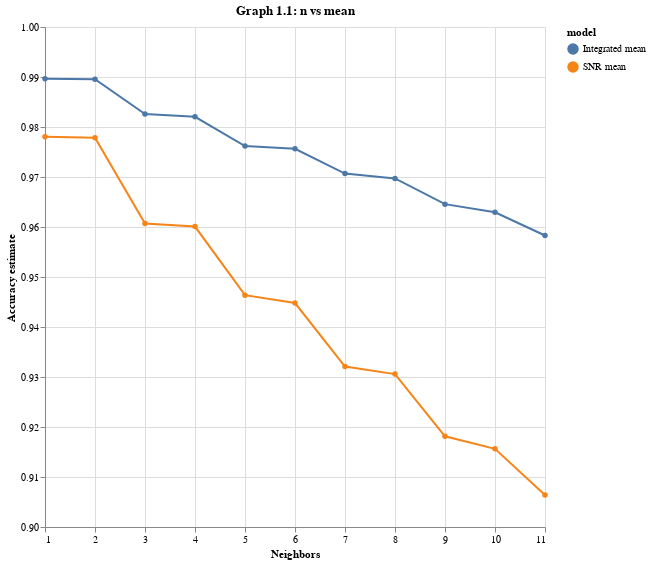

The notebook cell saved with this chart:
### Markdown cell above
## Graphing our Findings:
We first add another column to `accuracies_grid_integrated` and `accuracies_grid_snr` indicating whether we're looking at the integrated mean, or the snr mean. We later use this in the color section of `mark_line` as the titles for the blue and orange graphs as can be seen below. We use a `mark_line` since we're trying to see a trend between the different n values which in this case is decreasing starting from n=1.

### Code cell
accuracies_grid_integrated['model'] = 'Integrated mean'
accuracies_grid_snr['model'] = 'SNR mean'

accuracy_vs_k_integrated = alt.Chart(accuracies_grid_integrated, title="Graph 1.1: n vs mean").mark_line(point=True).encode(
    x=alt.X("param_kneighborsclassifier__n_neighbors").title("Neighbors"),
    y=alt.Y("mean_test_score")
        .scale(domain=(0.9, 1))
        .title("Accuracy estimate"),
    color=alt.Color("model")
)+ alt.Chart(accuracies_grid_snr).mark_line(point=True).encode(
    x=alt.X("param_kneighborsclassifier__n_neighbors").title("Neighbors"),
    y=alt.Y("mean_test_score")
        .scale(domain=(0.9, 1))
        .title("Accuracy estimate"),
    color=alt.Color("model")
).properties(width = 500, height = 500)
accuracy_vs_k_integrated

### Figure 1 — Vega-Lite specification as saved in the notebook (floating-point values rounded to 4 significant figures)
{"config": {"view": {"continuousWidth": 300, "continuousHeight": 300}}, "layer": [{"data": {"name": "data-1b4c0dc9c839a41e972b577230933ee0"}, "mark": {"type": "line", "point": true}, "encoding": {"color": {"field": "model", "type": "nominal"}, "x": {"field": "param_kneighborsclassifier__n_neighbors", "title": "Neighbors", "type": "quantitative"}, "y": {"field": "mean_test_score", "scale": {"domain": [0.9, 1]}, "title": "Accuracy estimate", "type": "quantitative"}}, "title": "Graph 1.1: n vs mean"}, {"data": {"name": "data-db188d8f6d003d652dc09521e131c489"}, "mark": {"type": "line", "point": true}, "encoding": {"color": {"field": "model", "type": "nominal"}, "x": {"field": "param_kneighborsclassifier__n_neighbors", "title": "Neighbors", "type": "quantitative"}, "y": {"field": "mean_test_score", "scale": {"domain": [0.9, 1]}, "title": "Accuracy estimate", "type": "quantitative"}}}], "height": 500, "width": 500, "$schema": "https://vega.github.io/schema/vega-lite/v5.15.1.json", "datasets": {"data-1b4c0dc9c839a41e972b577230933ee0": [{"mean_fit_time": 0.05832, "std_fit_time": 0.003955, "mean_score_time": 0.1407, "std_score_time": 0.008591, "param_kneighborsclassifier__n_neighbors": 1, "params": {"kneighborsclassifier__n_neighbors": 1}, "split0_test_score": 0.9905, "split1_test_score": 0.9892, "split2_test_score": 0.9883, "split3_test_score": 0.9923, "split4_test_score": 0.9877, "split5_test_score": 0.988, "split6_test_score": 0.988, "split7_test_score": 0.9923, "split8_test_score": 0.9938, "split9_test_score": 0.9865, "mean_test_score": 0.9897, "std_test_score": 0.002319, "rank_test_score": 1, "model": "Integrated mean"}, {"mean_fit_time": 0.05991, "std_fit_time": 0.004648, "mean_score_time": 0.1457, "std_score_time": 0.003104, "param_kneighborsclassifier__n_neighbors": 2, "params": {"kneighborsclassifier__n_neighbors": 2}, "split0_test_score": 0.9905, "split1_test_score": 0.9892, "split2_test_score": 0.9883, "split3_test_score": 0.9923, "split4_test_score": 0.9877, "split5_test_score": 0.9874, "split6_test_score": 0.9877, "split7_test_score": 0.9923, "split8_test_score": 0.9935, "split9_test_score": 0.9865, "mean_test_score": 0.9895, "std_test_score": 0.002338, "rank_test_score": 2, "model": "Integrated mean"}, {"mean_fit_time": 0.05955, "std_fit_time": 0.004646, "mean_score_time": 0.1515, "std_score_time": 0.008799, "param_kneighborsclassifier__n_neighbors": 3, "params": {"kneighborsclassifier__n_neighbors": 3}, "split0_test_score": 0.9868, "split1_test_score": 0.9825, "split2_test_score": 0.9815, "split3_test_score": 0.984, "split4_test_score": 0.9815, "split5_test_score": 0.9803, "split6_test_score": 0.9803, "split7_test_score": 0.9828, "split8_test_score": 0.9889, "split9_test_score": 0.9772, "mean_test_score": 0.9826, "std_test_score": 0.003176, "rank_test_score": 3, "model": "Integrated mean"}, {"mean_fit_time": 0.0576, "std_fit_time": 0.0003672, "mean_score_time": 0.1502, "std_score_time": 0.006529, "param_kneighborsclassifier__n_neighbors": 4, "params": {"kneighborsclassifier__n_neighbors": 4}, "split0_test_score": 0.9862, "split1_test_score": 0.9825, "split2_test_score": 0.9815, "split3_test_score": 0.984, "split4_test_score": 0.9809, "split5_test_score": 0.9785, "split6_test_score": 0.9788, "split7_test_score": 0.9828, "split8_test_score": 0.9889, "split9_test_score": 0.9763, "mean_test_score": 0.982, "std_test_score": 0.003558, "rank_test_score": 4, "model": "Integrated mean"}, {"mean_fit_time": 0.06176, "std_fit_time": 0.01172, "mean_score_time": 0.1516, "std_score_time": 0.005467, "param_kneighborsclassifier__n_neighbors": 5, "params": {"kneighborsclassifier__n_neighbors": 5}, "split0_test_score": 0.9809, "split1_test_score": 0.976, "split2_test_score": 0.976, "split3_test_score": 0.9776, "split4_test_score": 0.9748, "split5_test_score": 0.972, "split6_test_score": 0.9732, "split7_test_score": 0.9797, "split8_test_score": 0.9828, "split9_test_score": 0.9689, "mean_test_score": 0.9762, "std_test_score": 0.004011, "rank_test_score": 5, "model": "Integrated mean"}, {"mean_fit_time": 0.05786, "std_fit_time": 0.002743, "mean_score_time": 0.165, "std_score_time": 0.02106, "param_kneighborsclassifier__n_neighbors": 6, "params": {"kneighborsclassifier__n_neighbors": 6}, "split0_test_score": 0.9797, "split1_test_score": 0.9763, "split2_test_score": 0.976, "split3_test_score": 0.9772, "split4_test_score": 0.9748, "split5_test_score": 0.9711, "split6_test_score": 0.9729, "split7_test_score": 0.9782, "split8_test_score": 0.9812, "split9_test_score": 0.9689, "mean_test_score": 0.9756, "std_test_score": 0.003621, "rank_test_score": 6, "model": "Integrated mean"}, {"mean_fit_time": 0.05969, "std_fit_time": 0.004896, "mean_score_time": 0.1549, "std_score_time": 0.01381, "param_kneighborsclassifier__n_neighbors": 7, "params": {"kneighborsclassifier__n_neighbors": 7}, "split0_test_score": 0.976, "split1_test_score": 0.9711, "split2_test_score": 0.9714, "split3_test_score": 0.9723, "split4_test_score": 0.9677, "split5_test_score": 0.9659, "split6_test_score": 0.9695, "split7_test_score": 0.9739, "split8_test_score": 0.9772, "split9_test_score": 0.9619, "mean_test_score": 0.9707, "std_test_score": 0.004427, "rank_test_score": 7, "model": "Integrated mean"}, {"mean_fit_time": 0.06178, "std_fit_time": 0.005491, "mean_score_time": 0.1572, "std_score_time": 0.01157, "param_kneighborsclassifier__n_neighbors": 8, "params": {"kneighborsclassifier__n_neighbors": 8}, "split0_test_score": 0.9748, "split1_test_score": 0.9699, "split2_test_score": 0.9705, "split3_test_score": 0.9726, "split4_test_score": 0.9665, "split5_test_score": 0.9656, "split6_test_score": 0.9686, "split7_test_score": 0.9726, "split8_test_score": 0.9748, "split9_test_score": 0.9612, "mean_test_score": 0.9697, "std_test_score": 0.004118, "rank_test_score": 8, "model": "Integrated mean"}, {"mean_fit_time": 0.06119, "std_fit_time": 0.005915, "mean_score_time": 0.1586, "std_score_time": 0.005567, "param_kneighborsclassifier__n_neighbors": 9, "params": {"kneighborsclassifier__n_neighbors": 9}, "split0_test_score": 0.9696, "split1_test_score": 0.9674, "split2_test_score": 0.9646, "split3_test_score": 0.9686, "split4_test_score": 0.9606, "split5_test_score": 0.9616, "split6_test_score": 0.9616, "split7_test_score": 0.9671, "split8_test_score": 0.9686, "split9_test_score": 0.956, "mean_test_score": 0.9646, "std_test_score": 0.004231, "rank_test_score": 9, "model": "Integrated mean"}, {"mean_fit_time": 0.05725, "std_fit_time": 0.00117, "mean_score_time": 0.1575, "std_score_time": 0.007224, "param_kneighborsclassifier__n_neighbors": 10, "params": {"kneighborsclassifier__n_neighbors": 10}, "split0_test_score": 0.9686, "split1_test_score": 0.9656, "split2_test_score": 0.9613, "split3_test_score": 0.9668, "split4_test_score": 0.9594, "split5_test_score": 0.9594, "split6_test_score": 0.9606, "split7_test_score": 0.9659, "split8_test_score": 0.9668, "split9_test_score": 0.9551, "mean_test_score": 0.9629, "std_test_score": 0.004148, "rank_test_score": 10, "model": "Integrated mean"}, {"mean_fit_time": 0.0618, "std_fit_time": 0.005692, "mean_score_time": 0.1639, "std_score_time": 0.005478, "param_kneighborsclassifier__n_neighbors": 11, "params": {"kneighborsclassifier__n_neighbors": 11}, "split0_test_score": 0.9637, "split1_test_score": 0.9619, "split2_test_score": 0.9566, "split3_test_score": 0.964, "split4_test_score": 0.9539, "split5_test_score": 0.9545, "split6_test_score": 0.9563, "split7_test_score": 0.9628, "split8_test_score": 0.9609, "split9_test_score": 0.9483, "mean_test_score": 0.9583, "std_test_score": 0.004921, "rank_test_score": 11, "model": "Integrated mean"}], "data-db188d8f6d003d652dc09521e131c489": [{"mean_fit_time": 0.05883, "std_fit_time": 0.004531, "mean_score_time": 0.1388, "std_score_time": 0.006158, "param_kneighborsclassifier__n_neighbors": 1, "params": {"kneighborsclassifier__n_neighbors": 1}, "split0_test_score": 0.9788, "split1_test_score": 0.9825, "split2_test_score": 0.9763, "split3_test_score": 0.9717, "split4_test_score": 0.9785, "split5_test_score": 0.9776, "split6_test_score": 0.9711, "split7_test_score": 0.9772, "split8_test_score": 0.9865, "split9_test_score": 0.9806, "mean_test_score": 0.9781, "std_test_score": 0.004362, "rank_test_score": 1, "model": "SNR mean"}, {"mean_fit_time": 0.05713, "std_fit_time": 0.001462, "mean_score_time": 0.1472, "std_score_time": 0.006971, "param_kneighborsclassifier__n_neighbors": 2, "params": {"kneighborsclassifier__n_neighbors": 2}, "split0_test_score": 0.9788, "split1_test_score": 0.9825, "split2_test_score": 0.9763, "split3_test_score": 0.9717, "split4_test_score": 0.9779, "split5_test_score": 0.9772, "split6_test_score": 0.9702, "split7_test_score": 0.9772, "split8_test_score": 0.9862, "split9_test_score": 0.9806, "mean_test_score": 0.9779, "std_test_score": 0.004459, "rank_test_score": 2, "model": "SNR mean"}, {"mean_fit_time": 0.06051, "std_fit_time": 0.00534, "mean_score_time": 0.1491, "std_score_time": 0.00517, "param_kneighborsclassifier__n_neighbors": 3, "params": {"kneighborsclassifier__n_neighbors": 3}, "split0_test_score": 0.9634, "split1_test_score": 0.9677, "split2_test_score": 0.9563, "split3_test_score": 0.9456, "split4_test_score": 0.9628, "split5_test_score": 0.9588, "split6_test_score": 0.956, "split7_test_score": 0.9588, "split8_test_score": 0.9717, "split9_test_score": 0.9659, "mean_test_score": 0.9607, "std_test_score": 0.006969, "rank_test_score": 3, "model": "SNR mean"}, {"mean_fit_time": 0.06126, "std_fit_time": 0.008061, "mean_score_time": 0.151, "std_score_time": 0.008787, "param_kneighborsclassifier__n_neighbors": 4, "params": {"kneighborsclassifier__n_neighbors": 4}, "split0_test_score": 0.9625, "split1_test_score": 0.9677, "split2_test_score": 0.9566, "split3_test_score": 0.9456, "split4_test_score": 0.9631, "split5_test_score": 0.9569, "split6_test_score": 0.9554, "split7_test_score": 0.9585, "split8_test_score": 0.9699, "split9_test_score": 0.9646, "mean_test_score": 0.9601, "std_test_score": 0.006678, "rank_test_score": 4, "model": "SNR mean"}, {"mean_fit_time": 0.05958, "std_fit_time": 0.003978, "mean_score_time": 0.1531, "std_score_time": 0.01025, "param_kneighborsclassifier__n_neighbors": 5, "params": {"kneighborsclassifier__n_neighbors": 5}, "split0_test_score": 0.9496, "split1_test_score": 0.9533, "split2_test_score": 0.9434, "split3_test_score": 0.924, "split4_test_score": 0.949, "split5_test_score": 0.9416, "split6_test_score": 0.9437, "split7_test_score": 0.9459, "split8_test_score": 0.9588, "split9_test_score": 0.9545, "mean_test_score": 0.9464, "std_test_score": 0.009064, "rank_test_score": 5, "model": "SNR mean"}, {"mean_fit_time": 0.05944, "std_fit_time": 0.004955, "mean_score_time": 0.1513, "std_score_time": 0.007344, "param_kneighborsclassifier__n_neighbors": 6, "params": {"kneighborsclassifier__n_neighbors": 6}, "split0_test_score": 0.9474, "split1_test_score": 0.952, "split2_test_score": 0.9407, "split3_test_score": 0.9244, "split4_test_score": 0.9465, "split5_test_score": 0.9403, "split6_test_score": 0.9437, "split7_test_score": 0.9434, "split8_test_score": 0.9572, "split9_test_score": 0.9523, "mean_test_score": 0.9448, "std_test_score": 0.008554, "rank_test_score": 6, "model": "SNR mean"}, {"mean_fit_time": 0.05973, "std_fit_time": 0.003026, "mean_score_time": 0.1593, "std_score_time": 0.008551, "param_kneighborsclassifier__n_neighbors": 7, "params": {"kneighborsclassifier__n_neighbors": 7}, "split0_test_score": 0.9388, "split1_test_score": 0.9391, "split2_test_score": 0.9253, "split3_test_score": 0.9034, "split4_test_score": 0.9357, "split5_test_score": 0.925, "split6_test_score": 0.9323, "split7_test_score": 0.9289, "split8_test_score": 0.948, "split9_test_score": 0.9443, "mean_test_score": 0.9321, "std_test_score": 0.01199, "rank_test_score": 7, "model": "SNR mean"}, {"mean_fit_time": 0.05903, "std_fit_time": 0.00379, "mean_score_time": 0.1548, "std_score_time": 0.0083, "param_kneighborsclassifier__n_neighbors": 8, "params": {"kneighborsclassifier__n_neighbors": 8}, "split0_test_score": 0.937, "split1_test_score": 0.9382, "split2_test_score": 0.9247, "split3_test_score": 0.9028, "split4_test_score": 0.9345, "split5_test_score": 0.924, "split6_test_score": 0.9305, "split7_test_score": 0.9286, "split8_test_score": 0.9434, "split9_test_score": 0.9422, "mean_test_score": 0.9306, "std_test_score": 0.01124, "rank_test_score": 8, "model": "SNR mean"}, {"mean_fit_time": 0.06242, "std_fit_time": 0.008962, "mean_score_time": 0.1639, "std_score_time": 0.01182, "param_kneighborsclassifier__n_neighbors": 9, "params": {"kneighborsclassifier__n_neighbors": 9}, "split0_test_score": 0.929, "split1_test_score": 0.9265, "split2_test_score": 0.9173, "split3_test_score": 0.8828, "split4_test_score": 0.9207, "split5_test_score": 0.9127, "split6_test_score": 0.9176, "split7_test_score": 0.9111, "split8_test_score": 0.9348, "split9_test_score": 0.9289, "mean_test_score": 0.9181, "std_test_score": 0.01383, "rank_test_score": 9, "model": "SNR mean"}, {"mean_fit_time": 0.05836, "std_fit_time": 0.002444, "mean_score_time": 0.1591, "std_score_time": 0.005861, "param_kneighborsclassifier__n_neighbors": 10, "params": {"kneighborsclassifier__n_neighbors": 10}, "split0_test_score": 0.9271, "split1_test_score": 0.9244, "split2_test_score": 0.9151, "split3_test_score": 0.8773, "split4_test_score": 0.9185, "split5_test_score": 0.9102, "split6_test_score": 0.9154, "split7_test_score": 0.9105, "split8_test_score": 0.9308, "split9_test_score": 0.9271, "mean_test_score": 0.9156, "std_test_score": 0.0145, "rank_test_score": 10, "model": "SNR mean"}, {"mean_fit_time": 0.06045, "std_fit_time": 0.006017, "mean_score_time": 0.1631, "std_score_time": 0.01218, "param_kneighborsclassifier__n_neighbors": 11, "params": {"kneighborsclassifier__n_neighbors": 11}, "split0_test_score": 0.921, "split1_test_score": 0.9133, "split2_test_score": 0.9056, "split3_test_score": 0.8616, "split4_test_score": 0.9111, "split5_test_score": 0.9001, "split6_test_score": 0.9056, "split7_test_score": 0.8997, "split8_test_score": 0.9246, "split9_test_score": 0.9213, "mean_test_score": 0.9064, "std_test_score": 0.01711, "rank_test_score": 11, "model": "SNR mean"}]}}
